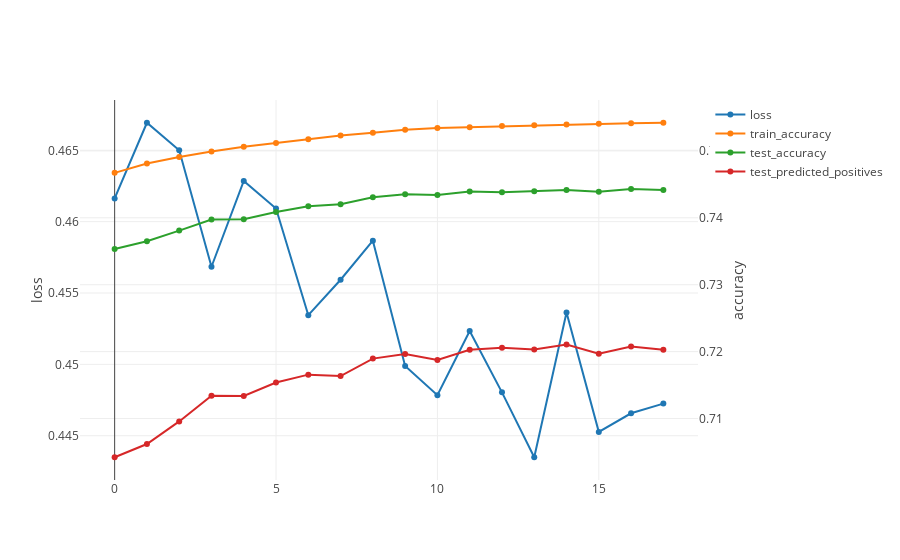

Notebook cell for this chart:
### Code cell
for epoch in list(range(300, 400)):
    correct = 0
    num_positive_returns = 0
    predicted_positive_returns = 0
    num_observations = 0
    for i, (trainX, trainY) in tqdm.tqdm(enumerate(dataloader_train), total=len(dataset_train) // BATCH_SIZE):
        trainX, trainY = Variable(trainX).cuda(), Variable(trainY).cuda()
        outputs = lstm(trainX)
        correct += torch.max(outputs.data, 1)[1].eq(torch.max(trainY.data, 1)[1]).sum()
        optimizer.zero_grad()
        loss = loss_fn(outputs, trainY)
        loss.backward()
        optimizer.step()
        predicted_positive_returns += torch.max(outputs.data, 1)[1].sum()
        num_positive_returns += trainY[:, [1]].sum()
        num_observations += len(trainY)

    accuracies.append(correct / len(dataloader_train.dataset))
    losses.append(loss.cpu().data[0])
    num_positive_returns = num_positive_returns.cpu().data[0]

    clear_output(True)
    print(f'epoch {epoch + 1}/{NUM_EPOCHS}')
    print(f'actual positive returns {num_positive_returns}/{num_observations}: {num_positive_returns/num_observations}')
    print(f'predicted positive_returns {predicted_positive_returns}/{num_observations}: {predicted_positive_returns/num_observations}')
    
    correct = 0
    num_positive_returns = 0
    predicted_positive_returns = 0
    num_observations = 0
    for i, (testX, testY) in tqdm.tqdm(enumerate(dataloader_test), total=len(dataset_test) // BATCH_SIZE):
        testX, testY = Variable(testX).cuda(), Variable(testY).cuda()
        outputs = lstm(testX)
        predicted_labels = torch.max(outputs.data, 1)[1]
        correct += predicted_labels.cpu().eq(testY.cpu().data[:, [1]].view(-1).long()).sum()
        predicted_positive_returns += torch.max(outputs.data, 1)[1].sum()
        num_positive_returns += testY[:, [1]].sum()

    loss = loss_fn(outputs, trainY)
    accuracy = correct / len(dataloader_test.dataset)
    test_accuracies.append(accuracy)
    num_positive_returns = num_positive_returns.cpu().data[0]
    test_predicted_positives.append(predicted_positive_returns/len(dataloader_test.dataset))
    
    print(f'loss: {loss.data[0]}, accuracy: {accuracy}')
    print(f'actual positive returns {num_positive_returns}/{len(dataloader_test.dataset)}: {num_positive_returns/len(dataloader_test.dataset)}')
    print(f'predicted positive_returns {predicted_positive_returns}/{len(dataloader_test.dataset)}: {predicted_positive_returns/len(dataloader_test.dataset)}')
    
    plotly.iplot(go.Figure(data=[go.Scatter(x=list(range(len(losses))), y=losses, name='loss'),
                                 go.Scatter(x=list(range(len(accuracies))), y=accuracies, name='train_accuracy', yaxis='y2'),
                                 go.Scatter(x=list(range(len(test_accuracies))), y=test_accuracies, name='test_accuracy', yaxis='y2'),
                                 go.Scatter(x=list(range(len(test_predicted_positives))), y=test_predicted_positives, name='test_predicted_positives', yaxis='y2')],
                           layout=go.Layout(yaxis={'title': 'loss'}, yaxis2={'title': 'accuracy', 'overlaying': 'y', 'side': 'right'})))
    plotly.plot(go.Figure(data=[go.Scatter(x=list(range(len(losses))), y=losses, name='loss'),
                                go.Scatter(x=list(range(len(accuracies))), y=accuracies, name='train_accuracy', yaxis='y2'),
                                go.Scatter(x=list(range(len(test_accuracies))), y=test_accuracies, name='test_accuracy', yaxis='y2'),
                                go.Scatter(x=list(range(len(test_predicted_positives))), y=test_predicted_positives, name='test_predicted_positives', yaxis='y2')],
                          layout=go.Layout(yaxis={'title': 'loss'}, yaxis2={'title': 'accuracy', 'overlaying': 'y', 'side': 'right'})),
               filename=f'models/training{epoch}.html')
    data = pd.DataFrame(outputs.cpu().data.numpy())
    plotly.plot(go.Figure(data=[go.Scatter(x=data.sample(n=1000).values[:, 0], y=data.sample(n=1000).values[:, 1], mode='markers')],
                       layout=go.Layout(width=600, height=600)), filename=f'models/scatter{epoch}.html')
    print(outputs)
    torch.save(lstm.state_dict(), f'models/{epoch}.pt')

### Figure 1 — Plotly figure (JSON) as saved in the notebook; plotly's stock layout.template omitted (floating-point values rounded to 4 significant figures)
{"data": [{"name": "loss", "type": "scatter", "uid": "9b8db4", "x": [0, 1, 2, 3, 4, 5, 6, 7, 8, 9, 10, 11, 12, 13, 14, 15, 16, 17], "y": [0.4616, 0.4669, 0.465, 0.4568, 0.4629, 0.4609, 0.4534, 0.4559, 0.4587, 0.4499, 0.4478, 0.4523, 0.448, 0.4435, 0.4536, 0.4453, 0.4466, 0.4473]}, {"name": "train_accuracy", "type": "scatter", "uid": "fb0383", "x": [0, 1, 2, 3, 4, 5, 6, 7, 8, 9, 10, 11, 12, 13, 14, 15, 16, 17], "y": [0.7467, 0.7481, 0.7491, 0.7499, 0.7506, 0.7512, 0.7517, 0.7523, 0.7527, 0.7531, 0.7534, 0.7535, 0.7537, 0.7538, 0.754, 0.7541, 0.7541, 0.7542], "yaxis": "y2"}, {"name": "test_accuracy", "type": "scatter", "uid": "0d6058", "x": [0, 1, 2, 3, 4, 5, 6, 7, 8, 9, 10, 11, 12, 13, 14, 15, 16, 17], "y": [0.7353, 0.7365, 0.7381, 0.7398, 0.7398, 0.7409, 0.7417, 0.742, 0.7431, 0.7435, 0.7434, 0.7439, 0.7438, 0.744, 0.7442, 0.7439, 0.7443, 0.7442], "yaxis": "y2"}, {"name": "test_predicted_positives", "type": "scatter", "uid": "692fff", "x": [0, 1, 2, 3, 4, 5, 6, 7, 8, 9, 10, 11, 12, 13, 14, 15, 16, 17], "y": [0.7042, 0.7062, 0.7096, 0.7134, 0.7134, 0.7154, 0.7166, 0.7163, 0.719, 0.7196, 0.7188, 0.7203, 0.7206, 0.7203, 0.7211, 0.7197, 0.7208, 0.7203], "yaxis": "y2"}], "layout": {"autosize": true, "xaxis": {"autorange": true, "range": [-1.018, 18.02], "type": "linear"}, "yaxis": {"autorange": true, "range": [0.4416, 0.4689], "title": "loss", "type": "linear"}, "yaxis2": {"autorange": true, "overlaying": "y", "range": [0.7001, 0.7583], "side": "right", "title": "accuracy", "type": "linear"}}}
